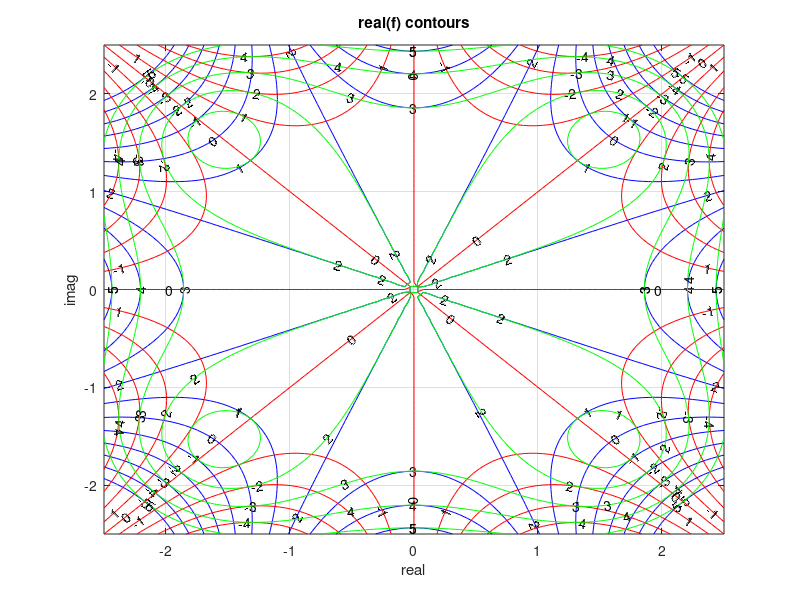
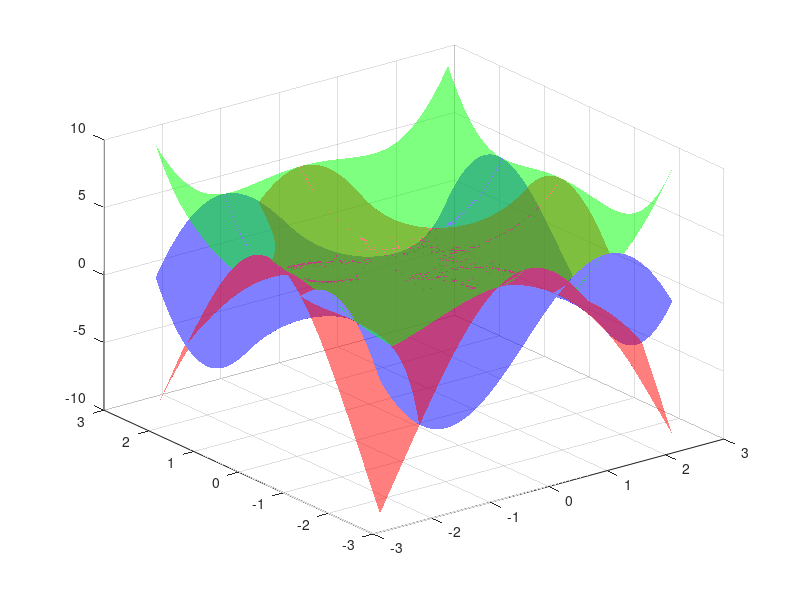

Reproduce these figures in MATLAB, in order.
%{

    ch2 ex 3 и 4
    
    x[-2.5, 2.5]
    y[-2.5, 2.5]
    f(z) = cosz - coshz   ...use Euler
    no contour where abs(f) = 0...
    0's of non const analytic function is nowhere 0
%}

x = linspace(-2.5, 2.5, 100);
y = linspace(-2.5, 2.5, 100);
n = linspace(-5, 5, 11);
[x, y] = meshgrid(x, y);
z = (x + j*y);
f = (cos(z)+cosh(z));
f_mag = abs(f);
f_phase = angle(f);
f_real = real(f);  % this is the focus for the probelm...could use any
f_img = imag(f);

figure(1);
[a, h] = contour(x, y, f_real, n, 'b');
clabel(a, h);
hold on;
[b, h] = contour(x, y, f_img, n, 'r'); % see orthogonal
clabel(b, h);
hold on;
[c, h] = contour(x, y, f_mag, n, 'g'); 
clabel(c, h);
xlabel('real');
ylabel('imag');
grid;
title('real(f) contours');

figure(2);
surf(x, y, f_img, 'FaceColor', 'b', 'FaceAlpha', .5, 'EdgeColor', 'none');
hold on;
surf(x, y, f_real, 'FaceColor', 'r', 'FaceAlpha', .5, 'EdgeColor', 'none');
hold on;
surf(x, y, f_mag, 'FaceColor', 'g', 'FaceAlpha', .5, 'EdgeColor', 'none');